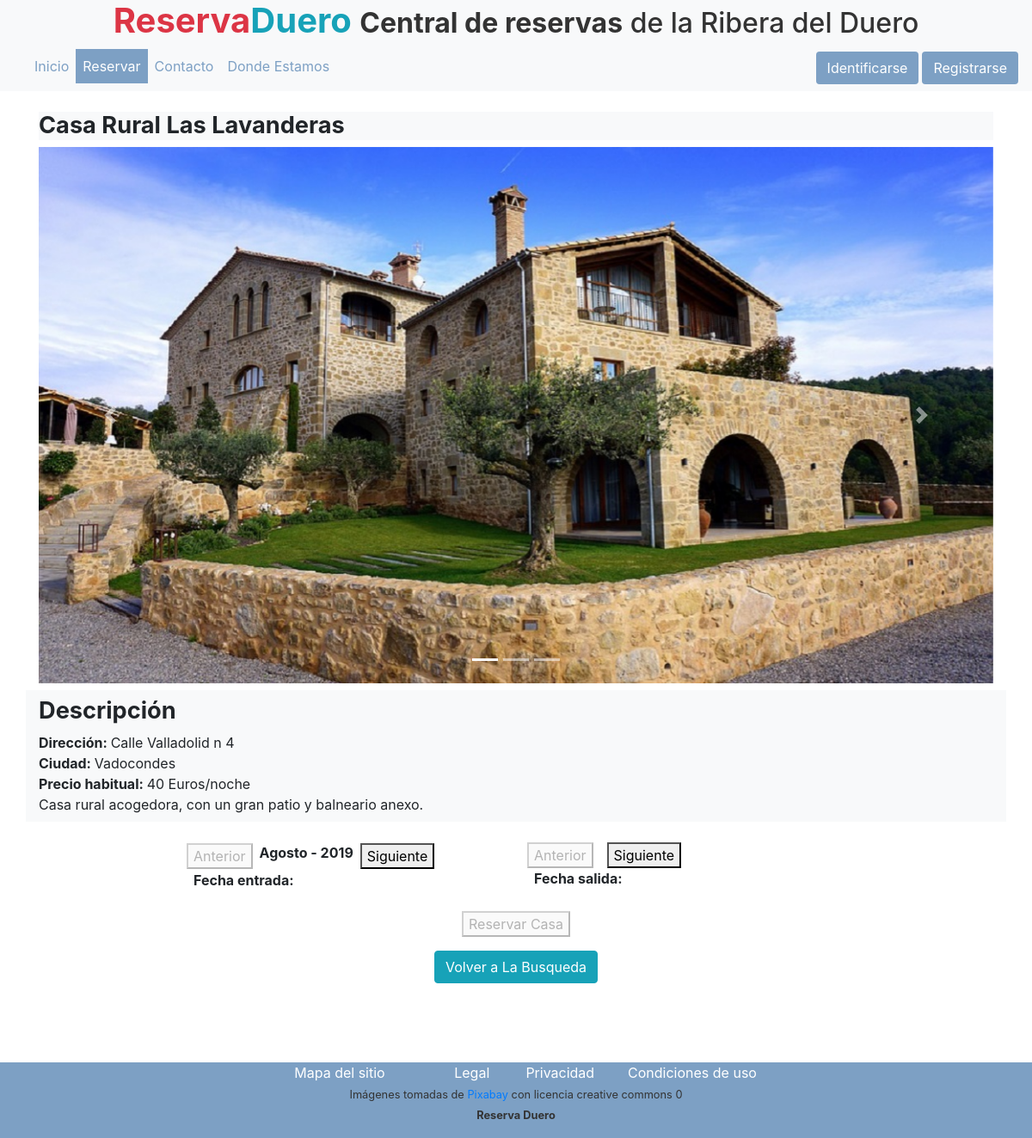
Screenshot of /descripcion.php?c=3 with the database file from the repository.
### tables this page shows
CREATE TABLE `imagenes` (
  `id` int(11) NOT NULL,
  `RUTA` varchar(40) NOT NULL,
  `DESCRIPCION` varchar(250) DEFAULT NULL,
  `IDCASA` int(11) NOT NULL,
  `EXTENSION` varchar(4) NOT NULL
);

CREATE TABLE `casasrurales` (
  `id` int(11) NOT NULL,
  `REF` varchar(25) NOT NULL,
  `NOMBRERECINTO` varchar(45) NOT NULL,
  `DIRECCION` varchar(128) NOT NULL,
  `CIUDAD` varchar(25) NOT NULL,
  `CORREORECINTO` varchar(45) NOT NULL,
  `DESCRIPCION` varchar(250) NOT NULL,
  `PRECIOHABITUAL` float NOT NULL,
  `NOMBRECORTO` varchar(32) NOT NULL,
  `FECHAINICIOPUBLICACION` date NOT NULL,
  `FECHAFINALPUBLICACION` date NOT NULL
);

### libs/logica.php (called while the page is built, shortened)
<?php
include_once 'CasasRurales.php';
include_once 'Imagenes.php';
function obtenerimagenescasa($conexion, $id) {
    $sql = "SELECT `id`, `RUTA`, `DESCRIPCION`, `IDCASA`, `EXTENSION` FROM `imagenes` WHERE `IDCASA`=?";
    $idrecinto = 0;
    $ruta = "";
    $descripcion = "";
    $idcasa = 0;
    $extesion = "";
    $retval = array();
    if ($stmt = mysqli_prepare($conexion, $sql)) {
        mysqli_stmt_bind_param($stmt, "i", $id);
        mysqli_stmt_execute($stmt);
        mysqli_stmt_bind_result($stmt, $idrecinto, $ruta, $descripcion, $idcasa, $extesion);
        while (mysqli_stmt_fetch($stmt)) {
            $retval[] = new Imagenes($idrecinto, $ruta, $descripcion, $idcasa, $extesion);
        }
    }
    return $retval;
}
function existecasarural($conexion, $idcasarural) {
    $cantidadcasas = 0;
    $retval = TRUE;
    $sql = "SELECT count(*) as cantidadcasas FROM `casasrurales` WHERE ID=?;";
    if ($stmt = mysqli_prepare($conexion, $sql)) {
        mysqli_stmt_bind_param($stmt, "i", $idcasarural);
        mysqli_stmt_execute($stmt);
        mysqli_stmt_bind_result($stmt, $cantidadcasas);
        if (mysqli_stmt_fetch($stmt) === TRUE) {
            if ($cantidadcasas >= 1) {
                $retval = TRUE;
            } else {
                $retval = FALSE;
            }
        } else {
            $retval = FALSE;
        }
    } else {
        $retval = FALSE;
    }
    return $retval;
}
function obtenerdatoscasa($conexion, $idcasarural) {
    $id = 0;
    $ref = "";
    $nombrecinto = "";
    $nombrecorto = "";
    $direccion = "";
    $ciudad = "";
    $correorecinto = "";
    $descripcion = "";
    $precioahabitual = 0;
    $fechainiciopublicacion = "";
    $fechafinalpublicacion = "";
    $retval = NULL;
    $sql = "SELECT `id`, `REF`, `NOMBRERECINTO`, `NOMBRECORTO`, `DIRECCION`, `CIUDAD`, `CORREORECINTO`, `DESCRIPCION`, `PRECIOHABITUAL`,`FECHAINICIOPUBLICACION`, `FECHAFINALPUBLICACION` FROM `casasrurales` WHERE ID=?";
    if ($stmt = mysqli_prepare($conexion, $sql)) {
        mysqli_stmt_bind_param($stmt, "i", $idcasarural);
        mysqli_stmt_execute($stmt);
        mysqli_stmt_bind_result($stmt, $id, $ref, $nombrecinto, $nombrecorto, $direccion, $ciudad, $correorecinto, $descripcion, $precioahabitual, $fechainiciopublicacion, $fechafinalpublicacion);
        if (mysqli_stmt_fetch($stmt) === TRUE) {
            $retval = new CasasRurales($id, $ref, $nombrecinto, $nombrecorto, $direccion, $ciudad, $correorecinto, $descripcion, $precioahabitual, array(), $fechainiciopublicacion, $fechafinalpublicacion);
            $retval->imagenes = obtenerimagenescasa($conexion, $idcasarural);
        }
    }
    return $retval;
}
?>

### libs/CasasRurales.php (called while the page is built, shortened)
<?php
class CasasRurales {
    public function __construct($id, $ref, $nombrecinto,$nombrecorto,$direccion, $ciudad, $correorecinto, $descripcion,$precioahabitual,$imagenes,$fechainiciopublicacion,$fechafinalpublicacion) {
        $this->nombrecinto = urlencode($nombrecinto);
        $this->direccion = urlencode($direccion);
        $this->ciudad = urlencode($ciudad);
        $this->descripcion = urlencode($descripcion);
        $this->precioahabitual = urlencode($precioahabitual);
    }
}
?>

### libs/Imagenes.php (called while the page is built, shortened)
<?php
class Imagenes {
    public function __construct($id, $ruta, $descripcion, $idcasa,$extension) {
        $this->ruta = urlencode($ruta);
        $this->extension=urlencode($extension);
    }
}
?>

### libs/descripcioncasa.php (the view, shortened to what this page needs)
<?php
include_once 'logica.php';
$conexion = DBConnection::getDBConnection();
if ($conexion === NULL) {
    ?>
    <article class="jumbotron jumbotron-fluid coloresprimarios mt-2 text-white">
        <header class="text-center">
            <h1>
                <strong class="bold">
                    Error Inesperado
                </strong>
            </h1>
        </header>
        <p class="text-center">
            Se ha producido un error inesperado
        </p>
    </article>
    <?php
} else {
    $datoscasa = obtenerdatoscasa($conexion, $_GET["c"]);
    ?>
    <?php
    $texto = "";
    if (count($datoscasa->imagenes) >= 1) {
        $cuenta = count($datoscasa->imagenes);
        $texto = $texto . "<article  class=\"container\">\n";
        $texto = $texto . "  <header class=\"bg-light\">\n";
        $texto = $texto . "    <h1 class=\"bg-light cabeceraoferta\">\n";
        $texto = $texto . "    <strong class=\"bold\">\n";
        $texto = $texto . urldecode($datoscasa->nombrecinto);
        $texto = $texto . "    </strong>\n";
        $texto = $texto . "    </h1>\n";
        $texto = $texto . "  </header>\n";
        $texto = $texto . "<div id=\"myCarousel\" class=\"carousel slide\" data-ride=\"carousel\">\n";
        $texto = $texto . "<ul class=\"carousel-indicators\">\n";
        for ($i = 0; $i < $cuenta; $i++) {
            if ($i == 0) {
                $texto = $texto . "<li data-target = \"#myCarousel\" data-slide-to=\"" . $i . "\" class=\"active\"></li>\n";
            } else {
                $texto = $texto . "<li data-target = \"#myCarousel\" data-slide-to=\"" . $i . "\"></li>\n";
            }
        }
        $texto = $texto . "</ul>\n";
        $texto = $texto . "<div class = \"carousel-inner\">\n";
        for ($i = 0; $i < $cuenta; $i++) {
            if ($i == 0) {
                $texto = $texto . "<div class = \"carousel-item active\">\n";
                $texto = $texto . "<img  src=\"img/" . urldecode($datoscasa->imagenes[$i]->ruta) . "-carousel." . urldecode($datoscasa->imagenes[$i]->extension) . "\" class=\"center-block img-fluid\" alt=\"" . urldecode($datoscasa->nombrecinto) . "\" />\n";
                $texto = $texto . "</div>\n";
            } else {
                $texto = $texto . "<div class = \"carousel-item\">\n";
                $texto = $texto . "<img  src=\"img/" . urldecode($datoscasa->imagenes[$i]->ruta) . "-carousel." . urldecode($datoscasa->imagenes[$i]->extension) . "\" class=\"center-block img-fluid\" alt=\"" . urldecode($datoscasa->nombrecinto) . "\" />\n";
                $texto = $texto . "</div>\n";
            }
        }
        $texto = $texto . "</div>\n";
        $texto = $texto . "<a class = \"carousel-control-prev\" href = \"#myCarousel\" data-slide = \"prev\">\n";
        $texto = $texto . "<span class =\"carousel-control-prev-icon\"></span>\n";
        $texto = $texto . "</a>\n";
        $texto = $texto . "<a class = \"carousel-control-next\" href = \"#myCarousel\" data-slide = \"next\">\n";
        $texto = $texto . "<span class = \"carousel-control-next-icon\"></span>\n";
        $texto = $texto . "</a>\n";
        $texto = $texto . "</div>\n";
        $texto = $texto . "</article>\n";
    }
    print($texto);
    ?>
    <article  class="container bg-light mt-2 pb-2 pt-2">
        <header class="bg-light">
            <h1 class="bg-light cabeceraoferta">
                <strong class="bold">
                    Descripción
                </strong>
            </h1>
        </header>
        <strong class="bold">Dirección: </strong><?php print(urldecode($datoscasa->direccion)); ?><br>
        <strong class="bold">Ciudad: </strong><?php print(urldecode($datoscasa->ciudad)); ?><br>
        <strong class="bold">Precio habitual: </strong><?php print(urldecode($datoscasa->precioahabitual)); ?> Euros/noche<br>
        <?php print(urldecode($datoscasa->descripcion)); ?>
    </article>
    <article class="row justify-content-center ml-1 mr-2">
        <article  class="col-12 col-sm-12 col-md-6 col-lg-4 col-xl-4 mt-4">
            <header>
                <form class="form-inline">
                    <button id="anteriormes" type="button">
                        Anterior
                    </button>
                    <label class="form-label ml-2 mr-2 mb-2"><strong id="calendario_mesmostrado" class="bold"> </strong></label>
                    <button id="siguientemes" type="button">
                        Siguiente
                    </button>
                </form>
            </header>
            <label id="fechaentradaseleccionada" class="form-label ml-2 mr-2" data-fecha="" data-fecha2=""><strong class="bold">Fecha entrada:</strong></label>
        </article>
        <article  class="col-12 col-sm-12 col-md-6 col-lg-4 col-xl-4 mt-4">
            <header>
                <form class="form-inline">
                    <button id="anteriormes2" type="button">
                        Anterior
                    </button>
                    <button id="siguientemes2" type="button">
                        Siguiente
                    </button>
                </form>
            </header>
            <label id="fechasalidaseleccionada" class="form-label ml-2 mr-2" data-fecha="" data-fecha2=""><strong class="bold">Fecha salida:</strong></label>
        </article>
    </article>
    <article class="container-fluid mt-2 d-flex justify-content-center">
        <?php
        if (DEPURACION == TRUE) {
            ?>
            <form action="reservarcasa.php" method="GET" id="formularioreservarcasa" class="form-inline">
                <?php
            } else {
                ?>
                <form action="reservarcasa.php" method="POST" id="formularioreservarcasa" class="form-inline">
                    <?php
                }
                ?>
                <button id="reservarcasa" type="button" disabled>
                    Reservar Casa
                </button>
            </form>
    </article>
    <article class="container-fluid mt-2 d-flex justify-content-center">
        <a href="reservar.php" class="btn btn-info mt-2">Volver a La Busqueda</a>
    </article>
    <?php
}
?>

### css/publica.css (style rules this page uses)
@media (min-width: 1200px) { h1.cabeceraoferta { font-size: 1.7em; } }

### rows the page displays
imagenes: RUTA (picture)
casasrurales: CIUDAD "Vadocondes", PRECIOHABITUAL "40"

### other values shown
$texto "Casa Rural Las Lavanderas"
urldecode($datoscasa->direccion) "Calle Valladolid n 4"
urldecode($datoscasa->descripcion) "Casa rural acogedora, con un gran patio y balneario anexo."
